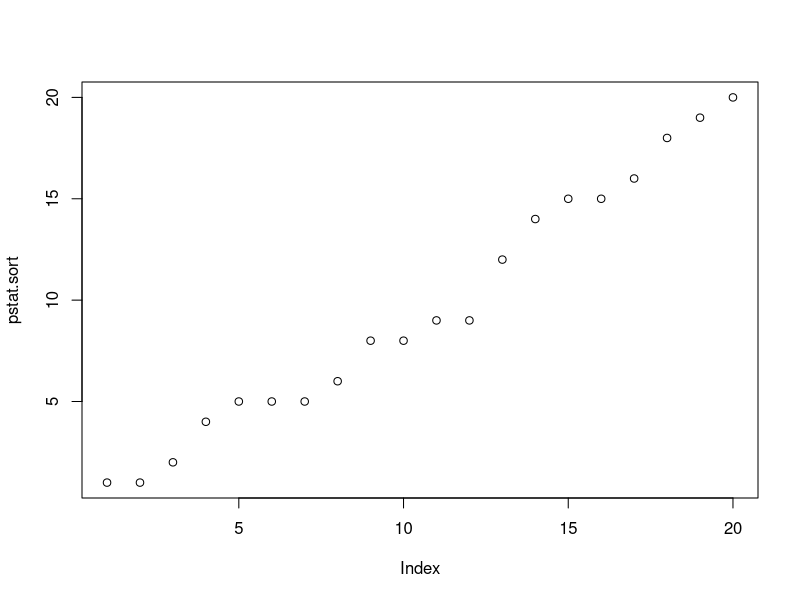
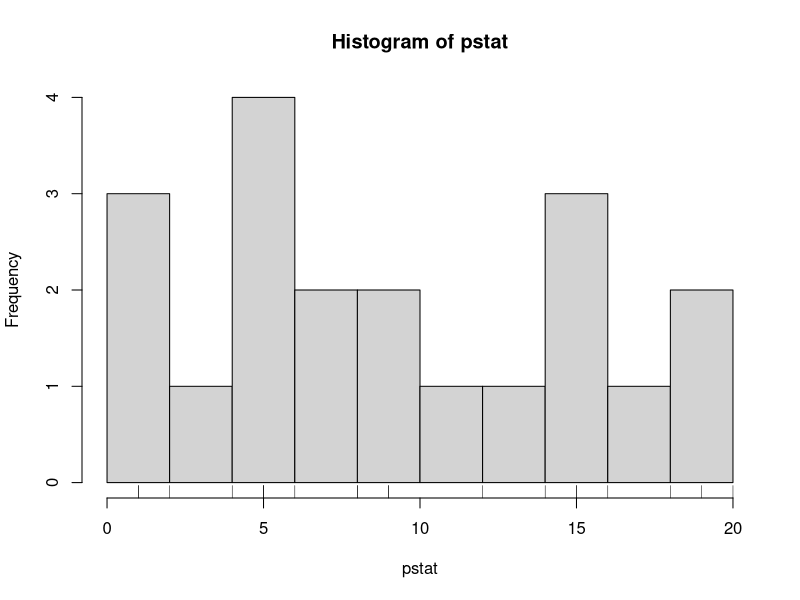
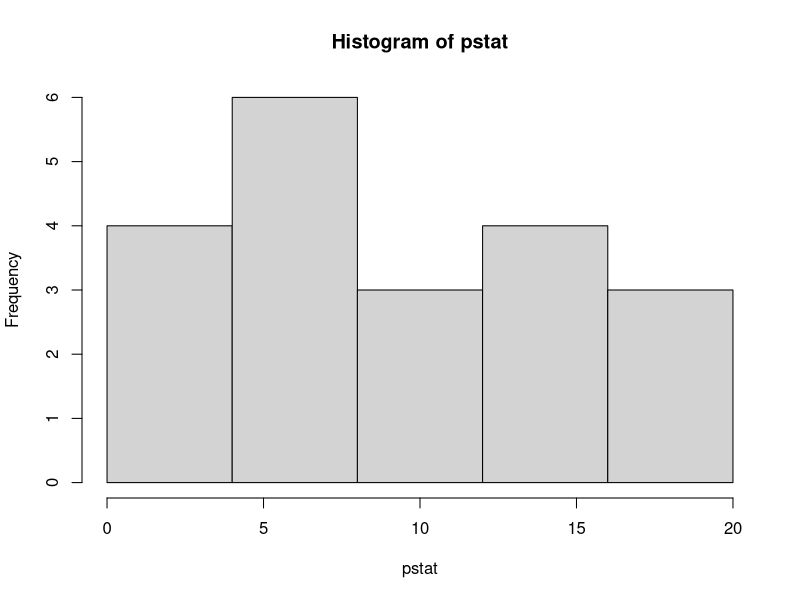
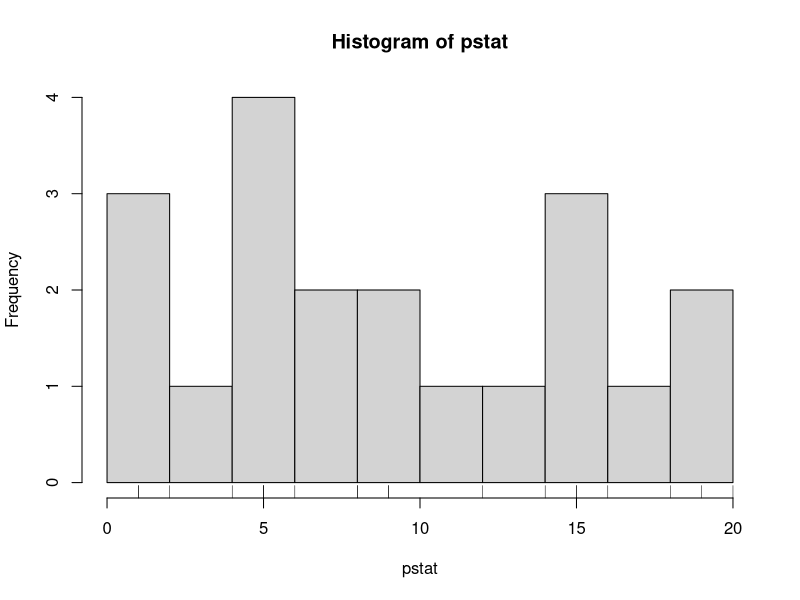
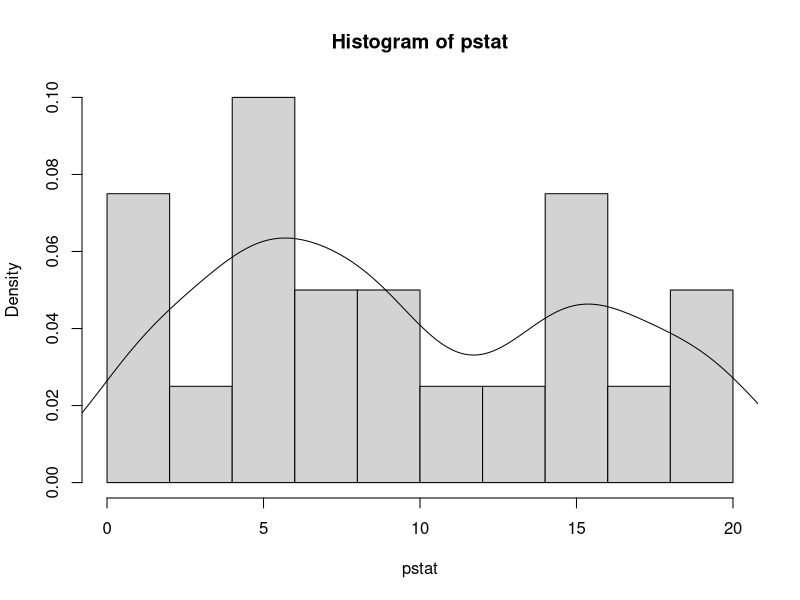
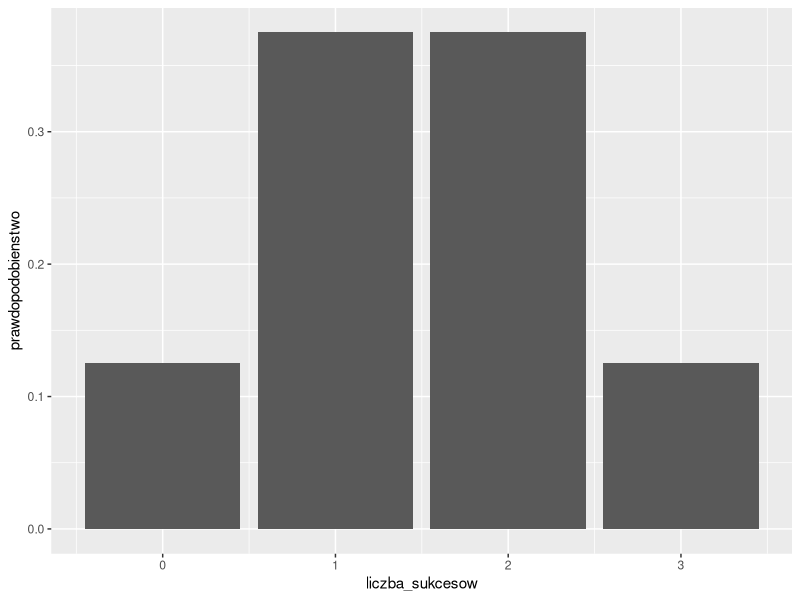
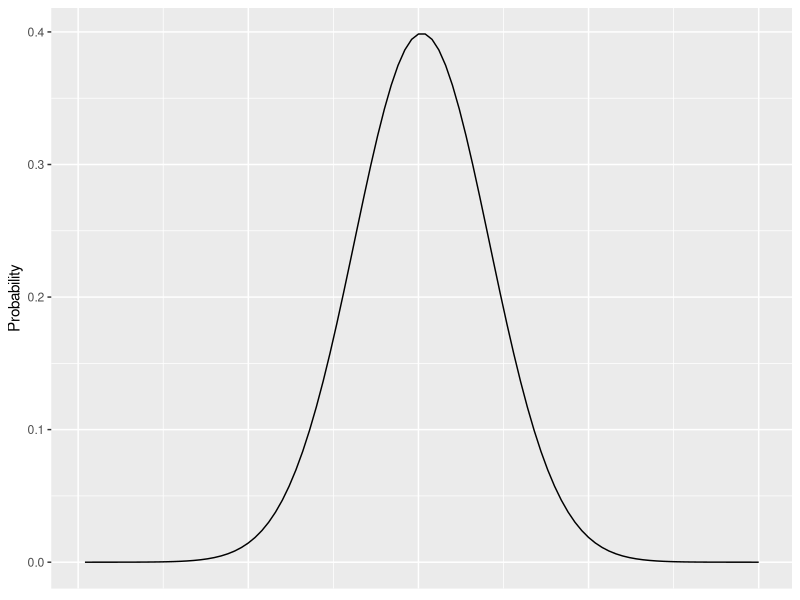

Generate these figures, in order, with R:
library(tidyverse)
#R jako kalkulator
1 + 1 #nacisnij ctr + enter, zeby wyswietlic wynik
4 * 15
2^2
pi + 1
(1 + 1) * (3 + 8) * 11


#tworzenie obiektow
x <- 1 + 1 # znak "<-" przypisuje wyrazenie po jego prawej stronie do obiektu, ktorego nazwa poprzedza znak. Sam obiekt pojawia sie w panelu "Environment", w gornym prawym oknie
y <- 3 + 8
z <- 11
x * y * z

#wykorzystanie funkcji
log(y) #nazwa funkcji znajduje sie przed nawiasem, w ktory wstawiamy obieky/liczbe. Ten przyklad pokazuje wyliczenie logarytmu naturalnego dla obiektu y
sqrt(2) #pierwiastek liczby 2
log(sqrt(2)) #logarytm z pierwiastka liczby 2

#pomoc dotyczaca funkcji mozna uzyskac wpisujac nazwe funkcji poprzedzona znakiem "?". Pomoc wyswietla sie w prawym dolnym panelu
?log #pomoc dla funkcji log

###podstawowe definicje
#Populacja - zbiór elementów, podlegających badaniu statystycznemu
#próba statystyczna - zbiór obserwacji wylosowanych z populacji
#Celem statystyki jest pozyskanie jak największej wiedzy o populacji na podstawie analizy próby statystycznej 

pstat <- sample(1:20, 20, replace = TRUE) #tworzymy ciag losowych liczb calkowitych z przedzialu 1 do 20

pstat #wyswietlamy obiekt pstat -> znajdz najwieksza i najmniejsza wartosc (tj. wartosci skrajne)

pstat.sort <- sort(pstat) #uporzadkowanie danych wg wartosci zwieksza ich czytelnosc

table(pstat)

plot(pstat.sort) #wyswietlamy wykres, na ktorym kazdej obserwacji odpowiada jeden punkt. Wizualizacja danych pozwala na znacznie bardziej efektywny sposob ich eksploracji

#wykorzystanie szeregow rozdzielczych
#szereg rozdzielczy - w uproszczeniu licznosci/prawdopodobienstwa wystapien pomiarow w klasach (przedzialach) o jednakowej rozpietosci
hist(pstat, breaks = 10) #wyrysowanie histogramu
rug(pstat) #wyswietlenie konkretnych wartosci obserwacji z obiektu pstat
#histogram - wykres słupkowy przedstawiający w graficzny sposób szereg rozdzielczy; słupki obrazują liczność kolejnych klas; na osi Y znajdują się więc liczności (częstości) klas, a na osi X - szereg rozdzielczy (jego kolejne klasy)


#to jak wyglada histogram zalezy od tego ile klas wydzielimy -> zmien wartosci parametru "breaks" (w przypadku obiektu pstat mozliwe jest wybranie 1, 2, 4, 10 lub 20 klas) i sprawdz, jak wplywa to na wyglad histogramu.

#Zadanie: jedna chetna osoba wyrysowuje histogram na tablicy z danych podanych przez inną chętną osobę

#granice miedzy klasami mozna takze wyznaczyc wpisujac je recznie do parametru breaks

hist(pstat, breaks = c(0, 4, 8, 12, 16, 20)) #aby podac ciag liczb wpisujemy je do nawiasu poprzedzonego litera c. Bardzo przydatna funkcja jest seq(), ktore generuje sekwencje liczb w danym zakresie i ustalonym odstepie miedzy nimi.

#mozna dokonac podzialu szeregu na klasy recznie i przedstawic to w tabeli w tym celu:
zakresy <- seq(0, 20, by = 2) #generujemy ciag liczb o stalych odstepach miedzy wartosciami, ktory odpowiada granica miedzy klasami
zakresy.ciecie <- cut(pstat, zakresy, right = TRUE) #przypisujemy wartosci w naszym zestawie danych do ustalonych zakresow; opcja right = TRUE zadaje przydzielenie obserwacji o wartosci rownej wartosci ustalonych granic miedzy przedzialami zawsze do klasy nizszej
czestosciwprzedzialach <- table(zakresy.ciecie)
hist(pstat, breaks = 10)
rug(pstat)

#alternatywnie mozna wykreslic histogram pokazujacy prawdopodobienstwo wystapienia wartosci z danego przedzialu. Wartosci na osi y znajduja sie w zakresie 0 do 1, gdzie klasy, dla ktorych wartosc wynosi 0 maja prawdopodobienstwa wystapienia 0%, a klasy o wartosci 1 maja prawdopodobienstwo wystapienia 100%
hist(pstat, breaks = 10, probability = TRUE)
#szeregi rozdzielcze mozna tez wyswietlic za pomoca lini. 
lines(density(pstat, bw = 2)) #linie przedstawiaja "wygladzone" dane. Ich wartosci na osi y sa jedynie przyblizeniem wynikajacym z przyjetego algorytmu.

#prawdopodobiensto dla obserwaji przy rozkladzie dwumianowym
dbinom(1, 3, 0.5) #oblicza prawdopodobienstwo jednego wystapienia jakiegos zjawiska przy trzech probach, w momencie kiedy prawdopodobienstwo wystapienia tego zjawiska przy pojedynczym zdarzeniu wynosi 50%

histogram_przygotowanie <- tibble(prawdopodobienstwo = c(dbinom(0:3, 3, 0.5)),
                                  liczba_sukcesow = c(0, 1, 2, 3))

ggplot(histogram_przygotowanie, aes(x = liczba_sukcesow, y = prawdopodobienstwo)) +
  geom_col()

#Zadanie: Odbywa się test z geozagrożeń, w którym znajduje się 10 pytań. W każdym pytaniu są cztery możliwe odpowiedzi, z których tylko jedna jest poprawna. Jakie jest prawdopodobieństwo prawidłowej odpowiedzi na przynajmniej połowę pytań przy założeniu losowego ich wyboru? Wynik oblicz w R, a potem wykonaj obliczenia manualnie.

#W sytuacji, w której mamy dwa możliwe wyniki i dla obu p wynosi 50% a n dąży do nieskończoności wykres zaczyna nabierać następuący kształt:

x <- seq(-5, 5, length=100)

density_values <- tibble(val = dnorm(x, mean=0, sd=1), n = 1:length(x))

ggplot(density_values, aes(x = n, y = val)) +
  geom_line() +
  labs(x = NULL, y = "Probability") +
  theme(axis.text.x = element_blank(), axis.ticks.x = element_blank())
